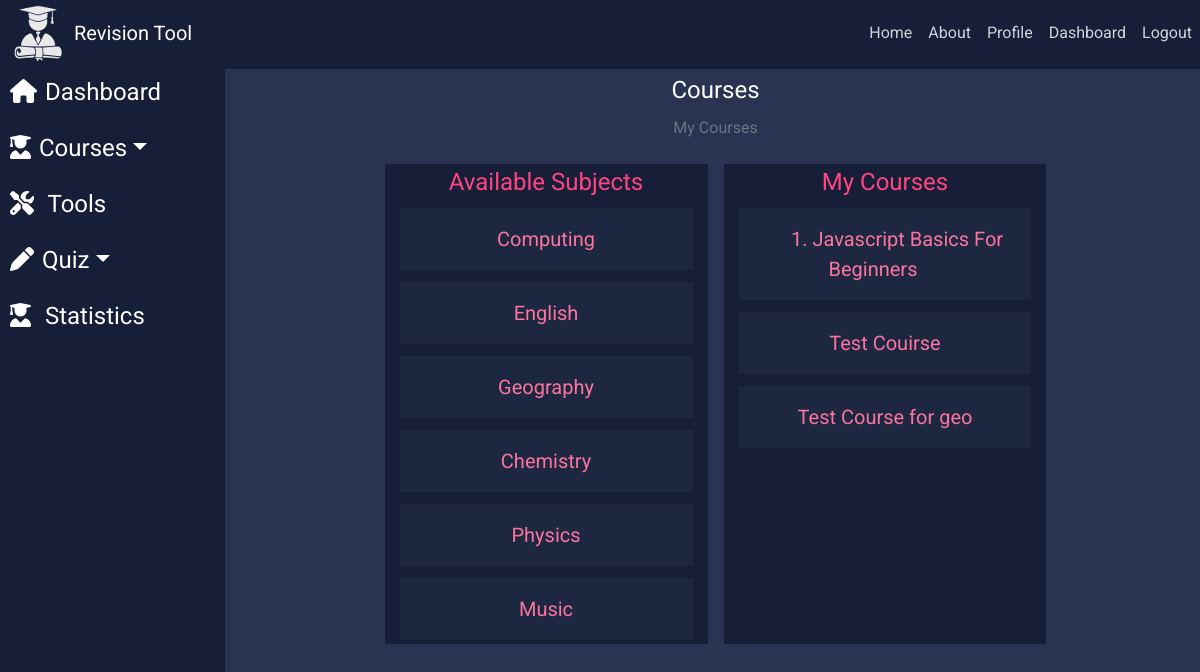
The page /course-landing/ (signed in) on the database as committed earlier.
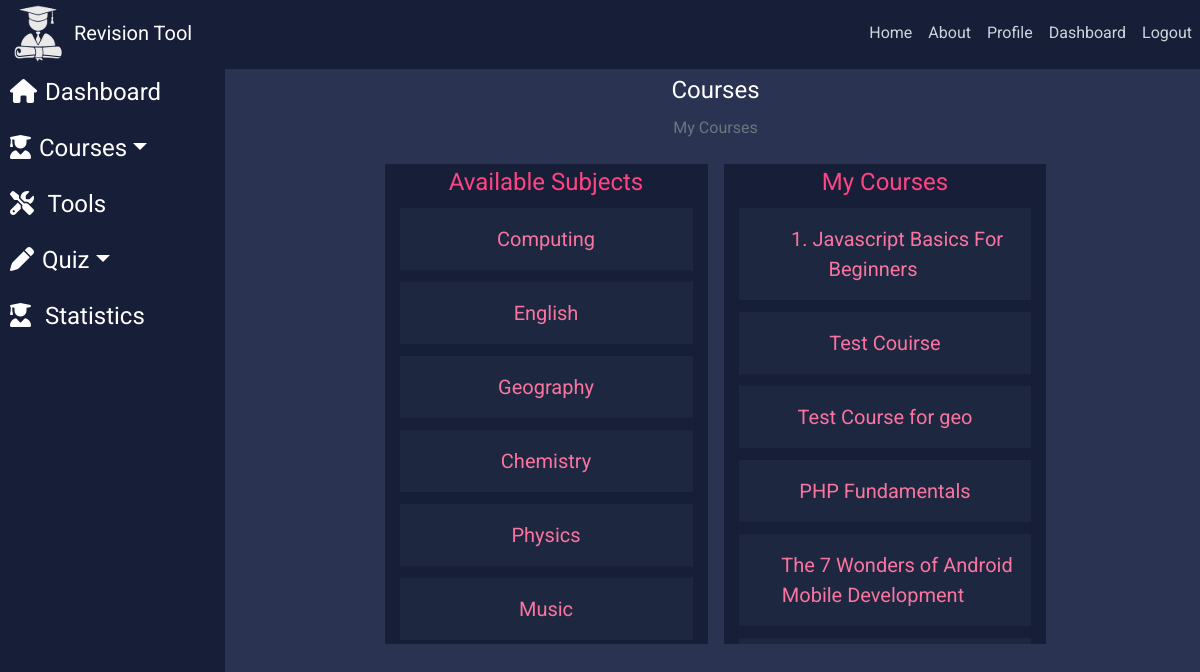
The same page on the database as committed later.
### courses/models.py (models this page shows, shortened)
class Course(models.Model):
    SUBJECT_CHOICE = (
                      ("Computing", "Computing"),
                      ("English", "English"),
                      ("Geography", "Geography"),
                      ("Chemistry", "Chemistry"),
                      ("Physics", "Physics"),
                      ("Music", "Music"),
                      ("Art", "Art"),
                      ("History", "History"),
                    )
    name = models.CharField(max_length = 45)
    user = models.ForeignKey(settings.AUTH_USER_MODEL, on_delete = models.CASCADE)
    description = models.CharField(max_length=250)
    subject = models.CharField(max_length=15, choices=SUBJECT_CHOICE,default="Computing")
    published = models.BooleanField(default=False)
    slug = models.SlugField(default=name)
    def __str__(self):
        return self.name
    class Meta:
        verbose_name_plural = "Course"

### courses/views.py (the view)
# urls.py: path('course-landing/', views.course_view, name='course-landing'),
@login_required
def course_view(request):
    re = Course.SUBJECT_CHOICE
    user_name = request.user
    my_courses = Course.objects.filter(user=user_name)
    args ={
        "subjects": re,
        "my_published": my_courses
    }
    return render(request, 'courses/course_home.html', args)

### courses/templates/courses/course_home.html
{% extends "dashboard/base.html" %}
{% block content %}
<div class="row justify-content-center">
  <div class="col-8 mt-2 text-center">
      <legend class="text-center">Courses</legend>
      <p class="text-center text-muted">My Courses</p>
  </div>
</div>
<div class="row justify-content-center">
  <div class="col-sm-4 course-sect m-2">
    <legend class="text-center">Available Subjects</legend>
    {% for subjects in subjects %}
    <div id="subject-hover" class="subject-item text-center p-3"><a href="{% url 'view-courses' subject=subjects.0 %}">{{subjects.0}}</a></div>
    {% endfor %}
  </div>
  <div class="col-sm-4 course-sect m-2">
    <legend class="text-center">My Courses</legend>
    {% for courses in my_published %}
    <div id="subject-hover" class="subject-item text-center p-3"><a class="p-4"href="{% url 'view-this-course' course_pk=courses.id %}">{{courses}}</a></div>
    {% endfor %}
  </div>
</div>
{% endblock content %}

### dashboard/templates/dashboard/base.html (shortened to what this page needs)
{% load static %}
<!DOCTYPE html>
<html lang="en">
<head>
    <link rel="stylesheet" href="https://unpkg.com/aos@next/dist/aos.css" />
    <link rel="stylesheet" href="https://maxcdn.bootstrapcdn.com/bootstrap/4.0.0/css/bootstrap.min.css">
    <link rel="stylesheet" type="text/css" href="{% static 'blog/main.css' %}">
    <link rel="stylesheet" href="https://cdnjs.cloudflare.com/ajax/libs/animate.css/3.7.2/animate.min.css">
</head>
<body>
 <header class="site-header">
    <nav class="navbar navbar-expand-lg fixed-top pb-1">
        <div class="container-fluid p-0">
            <img class="pr-1" id="logo" src="/media/logo.png" alt="logo">
            <a style="color: #FFFF" class="navbar-brand mr-3 head-title" href="{% url 'blog-home' %}">Revision Tool</a>
            <div class="collapse navbar-collapse text-center" id="navbarToggle">
                <div class="navbar-nav ml-auto">
                    <a class="nav-item nav-link" href="{% url 'blog-home' %}">Home</a>
                    <a class="nav-item nav-link" href="{% url 'blog-about' %}">About</a>
                </div>
                <div class="navbar-nav">
                    {% if user.is_authenticated %}
                    <a class="nav-item nav-link" href="{%url 'profile'%}">Profile</a>
                    <a class="nav-item nav-link" href="{%url 'dashboard-home'%}">Dashboard</a>
                    <a class="nav-item nav-link" href="{%url 'logout'%}">Logout</a>
                    {% else %}
                      <a class="nav-item nav-link" href="{%url 'login'%}">Login</a>
                      <a class="nav-item nav-link" href="{%url 'register'%}">Register</a>
                    {% endif %}
                </div>
            </div>
        </div>
    </nav>
  </header>
  {% if user.is_authenticated %}
  <div class="container-fluid pl-0">
    <div class="side-nav" id="side-nav-toggle">
        <ul>
          <li>
            <a href="{%url 'dashboard-home'%}">
            <span><i class="fas fa-home pr-2"></i>Dashboard</span>
            </a>
          </li>
          <li class="nav-item dropdown">
            <a class="nav-link dropdown-toggle p-0 m-0" data-toggle="dropdown" href="#" role="button" aria-haspopup="true" aria-expanded="false"><span><i class="fas fa-user-graduate pr-2"></i></span>Courses</a>
          </li>
          <li>
          <a href="#">
          <span><i class="fas fa-tools pr-2"></i></span>
          <span>Tools</span>
          </a>
              </li>
              <li class="nav-item dropdown">
                  <a class="nav-link dropdown-toggle p-0 m-0" data-toggle="dropdown" href="#" role="button" aria-haspopup="true" aria-expanded="false"><span><i class="fas fa-pen pr-2"></i></span>Quiz</a>
                </li>
              <li>
                  <a href="{% url 'stats-home' %}">
                    <span><i class="fas fa-user-graduate pr-2"></i></span>
                    <span>Statistics</span>
                  </a>
              </li>
            </ul>
        </div>
        {% endif %}
        <div class="main-content">
            {% block content %}{% endblock %}
        </div>
  </div>
</body>
</html>

### blog/static/blog/main.css (style rules this page uses)
body { background-color: #2A3452; color: #333333; margin-top: 4rem; font-family: 'Roboto', sans-serif; color: #fff; }
ul { margin: 0; }
.site-header .navbar-nav .nav-link { color: #cbd5db; }
.subject-item { background-color: #1E2740 !important; color: #F975A0 !important; margin-bottom: 12px; }
.subject-item a { color: #F975A0 !important; font-size: 20px; }
nav { background-color: #171F38 !important; padding: 0 !important; }
.side-nav ul { padding: 0; }
.side-nav ul li { padding: 10px 10px; list-style-type: none; }
.side-nav { position: fixed; float: left; width: 225px; min-height: 100vh; background-color: #171F38; text-decoration: none; margin-right: 0; }
.side-nav ul li a { color: #FFFF; text-decoration: none !important; margin-top: 15px; font-size: 24px; }
.side-nav ul li a i { color: #FFF; text-align: center; }
#logo { padding-right: 17px; padding-left: 5px; }
.course-sect { height: 60vh !important; color: #FF4481; background-color: #171F38 !important; overflow-y: hidden; }
.main-content { padding-left: 246px; }

Rows that differ between the two databases and show on the page:
added Course: name "PHP Fundamentals"
added Course: name "The 7 Wonders of Android Mobile Development"
